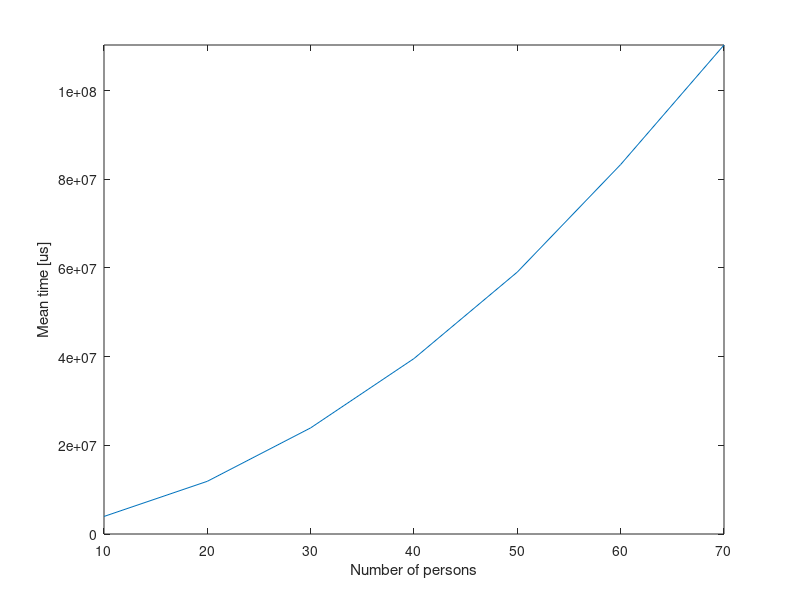
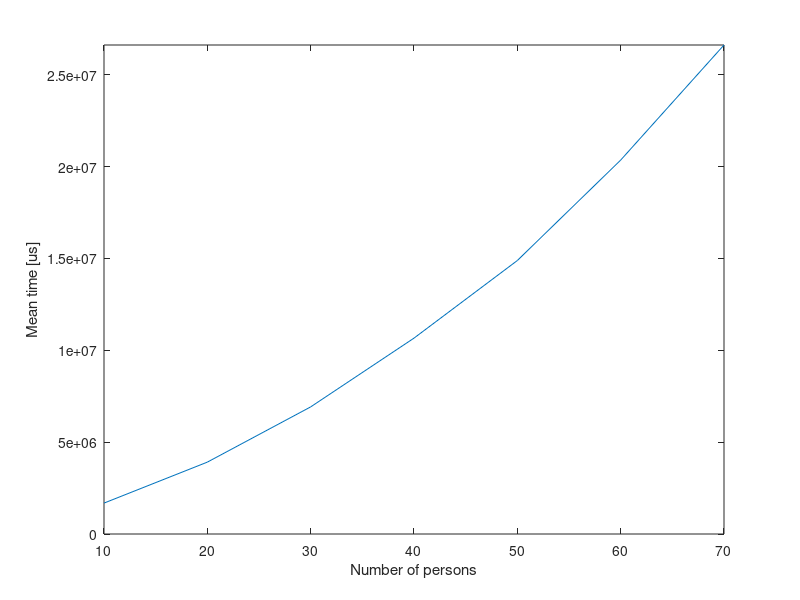
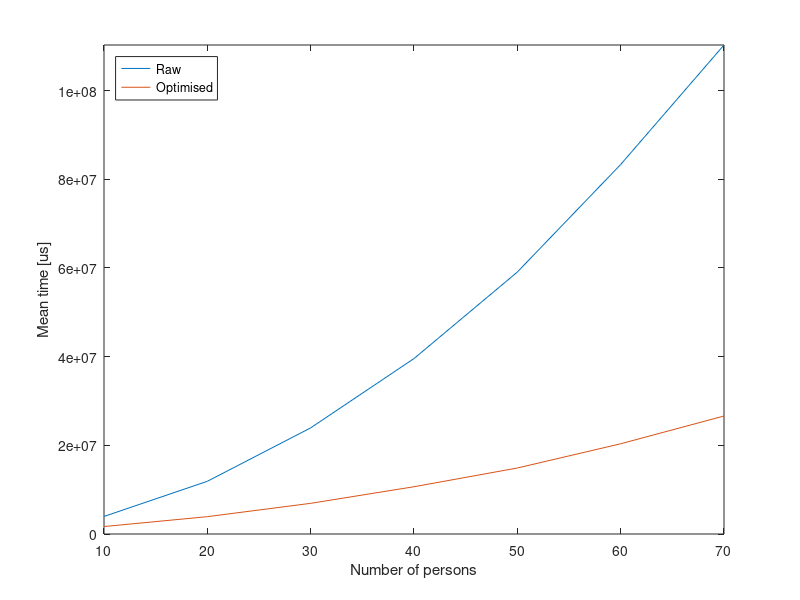
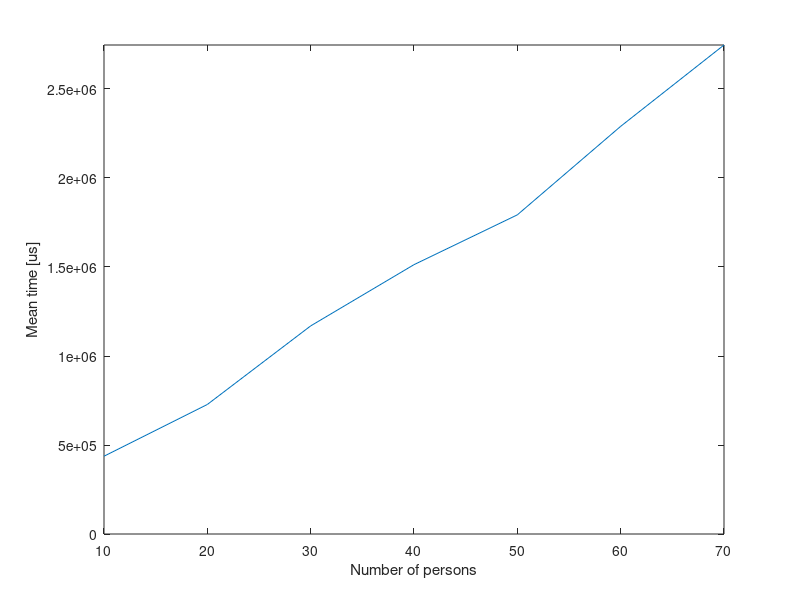

Here is the MATLAB script that generated these plots, in order:

close all

%Assignemnt 3%%%%%%%%%%%%%%%%%%%%%%%%%%%%%%%%
load person_dat_3
h=figure;
plot([10 20 30 40 50 60 70], [mean(persons_10) mean(persons_20) mean(persons_30) mean(persons_40) ...
    mean(persons_50) mean(persons_60) mean(persons_70)])
xlabel('Number of persons');
ylabel('Mean time [us]');
axis ([10 70 0 inf])
saveas(h, 'figures/number_of_persons_3', 'epsc')

load person_dat_3_opt
h=figure;
plot([10 20 30 40 50 60 70], [mean(persons_10) mean(persons_20) mean(persons_30) mean(persons_40) ...
    mean(persons_50) mean(persons_60) mean(persons_70)])
xlabel('Number of persons');
ylabel('Mean time [us]');
axis ([10 70 0 inf])
saveas(h, 'figures/number_of_persons_3_opt', 'epsc')

%In same plot%%%%%%%%%%%%%%%%%%%%%%%%%%%%%%%%%%%%%%%%%%
load person_dat_3
h=figure;
plot([10 20 30 40 50 60 70], [mean(persons_10) mean(persons_20) mean(persons_30) mean(persons_40) ...
    mean(persons_50) mean(persons_60) mean(persons_70)])

hold on

load person_dat_3_opt
plot([10 20 30 40 50 60 70], [mean(persons_10) mean(persons_20) mean(persons_30) mean(persons_40) ...
    mean(persons_50) mean(persons_60) mean(persons_70)])
xlabel('Number of persons');
ylabel('Mean time [us]');
axis ([10 70 0 inf])
legend('Raw', 'Optimised', 'location','northwest')
hold off
saveas(h, 'figures/number_of_persons_3_together', 'epsc')

%Assignment 4%%%%%%%%%%%%%%%%%%%%%%%%%%%

load person_dat_4
h=figure;
plot([10 20 30 40 50 60 70], [mean(persons_10) mean(persons_20) mean(persons_30) mean(persons_40) ...
    mean(persons_50) mean(persons_60) mean(persons_70)])
xlabel('Number of persons');
ylabel('Mean time [us]');
axis ([10 70 0 inf])
saveas(h, 'figures/number_of_persons_4', 'epsc')

load person_dat_4_opt
h=figure;
plot([10 20 30 40 50 60 70], [mean(persons_10) mean(persons_20) mean(persons_30) mean(persons_40) ...
    mean(persons_50) mean(persons_60) mean(persons_70)])
xlabel('Number of persons');
ylabel('Mean time [us]');
axis ([10 70 0 inf])
saveas(h, 'figures/number_of_persons_4_opt', 'epsc')

%In same plot%%%%%%%%%%%%%%%%%%%%%%%%%%%%%%%%%%%%%%%%

load person_dat_4
h=figure;
plot([10 20 30 40 50 60 70], [mean(persons_10) mean(persons_20) mean(persons_30) mean(persons_40) ...
    mean(persons_50) mean(persons_60) mean(persons_70)])

hold on

load person_dat_4_opt

plot([10 20 30 40 50 60 70], [mean(persons_10) mean(persons_20) mean(persons_30) mean(persons_40) ...
    mean(persons_50) mean(persons_60) mean(persons_70)])
xlabel('Number of persons');
ylabel('Mean time [us]');
axis ([10 70 0 inf])
legend('Raw', 'Optimised', 'location','northwest')
hold off
saveas(h, 'figures/number_of_persons_4_together', 'epsc')

%%%%%%%%%Message length%%%%%%%%%%%%%%%%%%%%%%%%

load message_dat_4_opt

h=figure;
plot([1 10 20 40 50 80 100], [mean(planed_trips_1) mean(planed_trips_10) mean(planed_trips_20) mean(planed_trips_40) ...
    mean(planed_trips_50) mean(planed_trips_80) mean(planed_trips_100)])
xlabel('Number of planned trips (message length)');
ylabel('Mean time [us]');
axis ([1 100 0 inf])
saveas(h, 'figures/message_length_4_opt', 'epsc')

%assignment 3, 4 opt together%%%%%%%%%%%%%%%%%
load person_dat_3_opt
h=figure;
plot([10 20 30 40 50 60 70], [mean(persons_10) mean(persons_20) mean(persons_30) mean(persons_40) ...
    mean(persons_50) mean(persons_60) mean(persons_70)])

hold on

load person_dat_4_opt

plot([10 20 30 40 50 60 70], [mean(persons_10) mean(persons_20) mean(persons_30) mean(persons_40) ...
    mean(persons_50) mean(persons_60) mean(persons_70)])
xlabel('Number of persons');
ylabel('Mean time [us]');
axis ([10 70 0 inf])
legend('threads', 'processes', 'location','northwest')
hold off
saveas(h, 'figures/number_of_persons_3_4_opt_together', 'epsc')


%Broadcast%%%%%%%%%%%%%%%%%%%%%%%%%%%%%%%%%%%%%%%%%%

load broadcast

h=figure;
plot([1 10 20 30 40 50 60 70], [mean(thread_1) mean(thread_10) mean(thread_20) mean(thread_30) mean(thread_40) ...
    mean(thread_50) mean(thread_60) mean(thread_70)])
xlabel('Number of thread');
ylabel('Mean time [us]');
axis ([1 70 0 inf])
saveas(h, 'figures/mean_broadcast', 'epsc')

load vip_prio

prio=zeros(10,1);
normal=zeros(10,1);
for i=1:10
    prio(i)=mean(vip(i+1,1:i));
    normal(i)=mean(vip(i,i:end));
end

h=figure;
plot(1:10,prio,'b')
hold on
plot(0:9,normal,'r')
xlabel('Number of vip persons');
ylabel('Mean time [us]');
legend('VIP', 'normal', 'location' , 'northwest')
saveas(h, 'figures/vip_prio', 'epsc')

load vip_alg

prio=zeros(10,1);
normal=zeros(10,1);
for i=1:10
    prio(i)=mean(vip(i+1,1:i));
    normal(i)=mean(vip(i,i:end));
end

h=figure;
plot(1:10,prio,'b')
hold on
plot(0:9,normal,'r')
xlabel('Number of vip persons');
ylabel('Mean time [us]');
legend('VIP', 'normal', 'location' , 'northwest')
saveas(h, 'figures/vip_alg', 'epsc')
